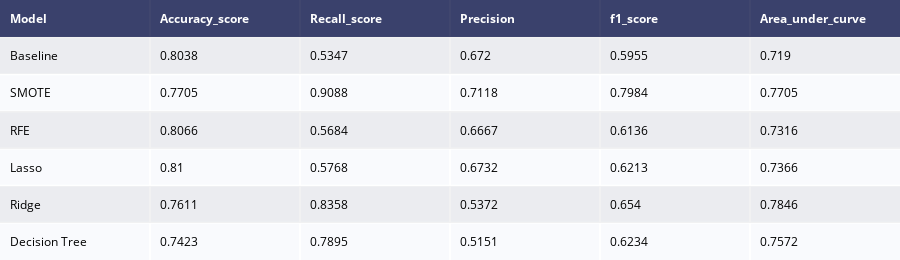

Write notebook code for a chart like this one.
### Markdown cell above
### Model Comparison

### Code cell
model1 = model_score(baseline_log, X_train, X_test, y_train, y_test,"Baseline")
model2 = model_score(smote_logit, X_smote_train, X_smote_test, y_smote_train, y_smote_test,"SMOTE")
model3 = model_score(rfe,X_rfe_train,X_rfe_test,y_train,y_test,"RFE")
model4 = model_score(logit_lasso,X_train_transformed,X_test_transformed,y_train,y_test,"Lasso")
model5 = model_score(ridge_logit,X_train_transformed,X_test_transformed,y_train,y_test, "Ridge")
model6 = model_score(dec_tree,X_train_transformed,X_test_transformed,y_train,y_test, "Decision Tree")
model_performances = pd.concat([model1,model2,model3,model4,model5,model6],axis = 0).reset_index()
model_performances = model_performances.drop(columns = "index",axis =1)

dataframe  = ff.create_table(np.round(model_performances,4))

py.iplot(dataframe)

### Figure 1 — Plotly figure (JSON) as saved in the notebook; plotly's stock layout.template omitted (floating-point values rounded to 4 significant figures)
{"data": [{"colorscale": [[0, "#00083e"], [0.5, "#ededee"], [1, "#ffffff"]], "hoverinfo": "none", "opacity": 0.75, "showscale": false, "type": "heatmap", "z": [[0, 0, 0, 0, 0, 0], [0.5, 0.5, 0.5, 0.5, 0.5, 0.5], [1, 1, 1, 1, 1, 1], [0.5, 0.5, 0.5, 0.5, 0.5, 0.5], [1, 1, 1, 1, 1, 1], [0.5, 0.5, 0.5, 0.5, 0.5, 0.5], [1, 1, 1, 1, 1, 1]]}], "layout": {"annotations": [{"align": "left", "font": {"color": "#ffffff"}, "showarrow": false, "text": "<b>Model</b>", "x": -0.45, "xanchor": "left", "xref": "x", "y": 0, "yref": "y"}, {"align": "left", "font": {"color": "#ffffff"}, "showarrow": false, "text": "<b>Accuracy_score</b>", "x": 0.55, "xanchor": "left", "xref": "x", "y": 0, "yref": "y"}, {"align": "left", "font": {"color": "#ffffff"}, "showarrow": false, "text": "<b>Recall_score</b>", "x": 1.55, "xanchor": "left", "xref": "x", "y": 0, "yref": "y"}, {"align": "left", "font": {"color": "#ffffff"}, "showarrow": false, "text": "<b>Precision</b>", "x": 2.55, "xanchor": "left", "xref": "x", "y": 0, "yref": "y"}, {"align": "left", "font": {"color": "#ffffff"}, "showarrow": false, "text": "<b>f1_score</b>", "x": 3.55, "xanchor": "left", "xref": "x", "y": 0, "yref": "y"}, {"align": "left", "font": {"color": "#ffffff"}, "showarrow": false, "text": "<b>Area_under_curve</b>", "x": 4.55, "xanchor": "left", "xref": "x", "y": 0, "yref": "y"}, {"align": "left", "font": {"color": "#000000"}, "showarrow": false, "text": "Baseline", "x": -0.45, "xanchor": "left", "xref": "x", "y": 1, "yref": "y"}, {"align": "left", "font": {"color": "#000000"}, "showarrow": false, "text": "0.8038", "x": 0.55, "xanchor": "left", "xref": "x", "y": 1, "yref": "y"}, {"align": "left", "font": {"color": "#000000"}, "showarrow": false, "text": "0.5347", "x": 1.55, "xanchor": "left", "xref": "x", "y": 1, "yref": "y"}, {"align": "left", "font": {"color": "#000000"}, "showarrow": false, "text": "0.672", "x": 2.55, "xanchor": "left", "xref": "x", "y": 1, "yref": "y"}, {"align": "left", "font": {"color": "#000000"}, "showarrow": false, "text": "0.5955", "x": 3.55, "xanchor": "left", "xref": "x", "y": 1, "yref": "y"}, {"align": "left", "font": {"color": "#000000"}, "showarrow": false, "text": "0.719", "x": 4.55, "xanchor": "left", "xref": "x", "y": 1, "yref": "y"}, {"align": "left", "font": {"color": "#000000"}, "showarrow": false, "text": "SMOTE", "x": -0.45, "xanchor": "left", "xref": "x", "y": 2, "yref": "y"}, {"align": "left", "font": {"color": "#000000"}, "showarrow": false, "text": "0.7705", "x": 0.55, "xanchor": "left", "xref": "x", "y": 2, "yref": "y"}, {"align": "left", "font": {"color": "#000000"}, "showarrow": false, "text": "0.9088", "x": 1.55, "xanchor": "left", "xref": "x", "y": 2, "yref": "y"}, {"align": "left", "font": {"color": "#000000"}, "showarrow": false, "text": "0.7118", "x": 2.55, "xanchor": "left", "xref": "x", "y": 2, "yref": "y"}, {"align": "left", "font": {"color": "#000000"}, "showarrow": false, "text": "0.7984", "x": 3.55, "xanchor": "left", "xref": "x", "y": 2, "yref": "y"}, {"align": "left", "font": {"color": "#000000"}, "showarrow": false, "text": "0.7705", "x": 4.55, "xanchor": "left", "xref": "x", "y": 2, "yref": "y"}, {"align": "left", "font": {"color": "#000000"}, "showarrow": false, "text": "RFE", "x": -0.45, "xanchor": "left", "xref": "x", "y": 3, "yref": "y"}, {"align": "left", "font": {"color": "#000000"}, "showarrow": false, "text": "0.8066", "x": 0.55, "xanchor": "left", "xref": "x", "y": 3, "yref": "y"}, {"align": "left", "font": {"color": "#000000"}, "showarrow": false, "text": "0.5684", "x": 1.55, "xanchor": "left", "xref": "x", "y": 3, "yref": "y"}, {"align": "left", "font": {"color": "#000000"}, "showarrow": false, "text": "0.6667", "x": 2.55, "xanchor": "left", "xref": "x", "y": 3, "yref": "y"}, {"align": "left", "font": {"color": "#000000"}, "showarrow": false, "text": "0.6136", "x": 3.55, "xanchor": "left", "xref": "x", "y": 3, "yref": "y"}, {"align": "left", "font": {"color": "#000000"}, "showarrow": false, "text": "0.7316", "x": 4.55, "xanchor": "left", "xref": "x", "y": 3, "yref": "y"}, {"align": "left", "font": {"color": "#000000"}, "showarrow": false, "text": "Lasso", "x": -0.45, "xanchor": "left", "xref": "x", "y": 4, "yref": "y"}, {"align": "left", "font": {"color": "#000000"}, "showarrow": false, "text": "0.81", "x": 0.55, "xanchor": "left", "xref": "x", "y": 4, "yref": "y"}, {"align": "left", "font": {"color": "#000000"}, "showarrow": false, "text": "0.5768", "x": 1.55, "xanchor": "left", "xref": "x", "y": 4, "yref": "y"}, {"align": "left", "font": {"color": "#000000"}, "showarrow": false, "text": "0.6732", "x": 2.55, "xanchor": "left", "xref": "x", "y": 4, "yref": "y"}, {"align": "left", "font": {"color": "#000000"}, "showarrow": false, "text": "0.6213", "x": 3.55, "xanchor": "left", "xref": "x", "y": 4, "yref": "y"}, {"align": "left", "font": {"color": "#000000"}, "showarrow": false, "text": "0.7366", "x": 4.55, "xanchor": "left", "xref": "x", "y": 4, "yref": "y"}, {"align": "left", "font": {"color": "#000000"}, "showarrow": false, "text": "Ridge", "x": -0.45, "xanchor": "left", "xref": "x", "y": 5, "yref": "y"}, {"align": "left", "font": {"color": "#000000"}, "showarrow": false, "text": "0.7611", "x": 0.55, "xanchor": "left", "xref": "x", "y": 5, "yref": "y"}, {"align": "left", "font": {"color": "#000000"}, "showarrow": false, "text": "0.8358", "x": 1.55, "xanchor": "left", "xref": "x", "y": 5, "yref": "y"}, {"align": "left", "font": {"color": "#000000"}, "showarrow": false, "text": "0.5372", "x": 2.55, "xanchor": "left", "xref": "x", "y": 5, "yref": "y"}, {"align": "left", "font": {"color": "#000000"}, "showarrow": false, "text": "0.654", "x": 3.55, "xanchor": "left", "xref": "x", "y": 5, "yref": "y"}, {"align": "left", "font": {"color": "#000000"}, "showarrow": false, "text": "0.7846", "x": 4.55, "xanchor": "left", "xref": "x", "y": 5, "yref": "y"}, {"align": "left", "font": {"color": "#000000"}, "showarrow": false, "text": "Decision Tree", "x": -0.45, "xanchor": "left", "xref": "x", "y": 6, "yref": "y"}, {"align": "left", "font": {"color": "#000000"}, "showarrow": false, "text": "0.7423", "x": 0.55, "xanchor": "left", "xref": "x", "y": 6, "yref": "y"}, {"align": "left", "font": {"color": "#000000"}, "showarrow": false, "text": "0.7895", "x": 1.55, "xanchor": "left", "xref": "x", "y": 6, "yref": "y"}, {"align": "left", "font": {"color": "#000000"}, "showarrow": false, "text": "0.5151", "x": 2.55, "xanchor": "left", "xref": "x", "y": 6, "yref": "y"}, {"align": "left", "font": {"color": "#000000"}, "showarrow": false, "text": "0.6234", "x": 3.55, "xanchor": "left", "xref": "x", "y": 6, "yref": "y"}, {"align": "left", "font": {"color": "#000000"}, "showarrow": false, "text": "0.7572", "x": 4.55, "xanchor": "left", "xref": "x", "y": 6, "yref": "y"}], "height": 260, "margin": {"b": 0, "l": 0, "r": 0, "t": 0}, "xaxis": {"dtick": 1, "gridwidth": 2, "showticklabels": false, "tick0": -0.5, "ticks": "", "zeroline": false}, "yaxis": {"autorange": "reversed", "dtick": 1, "gridwidth": 2, "showticklabels": false, "tick0": 0.5, "ticks": "", "zeroline": false}}}
